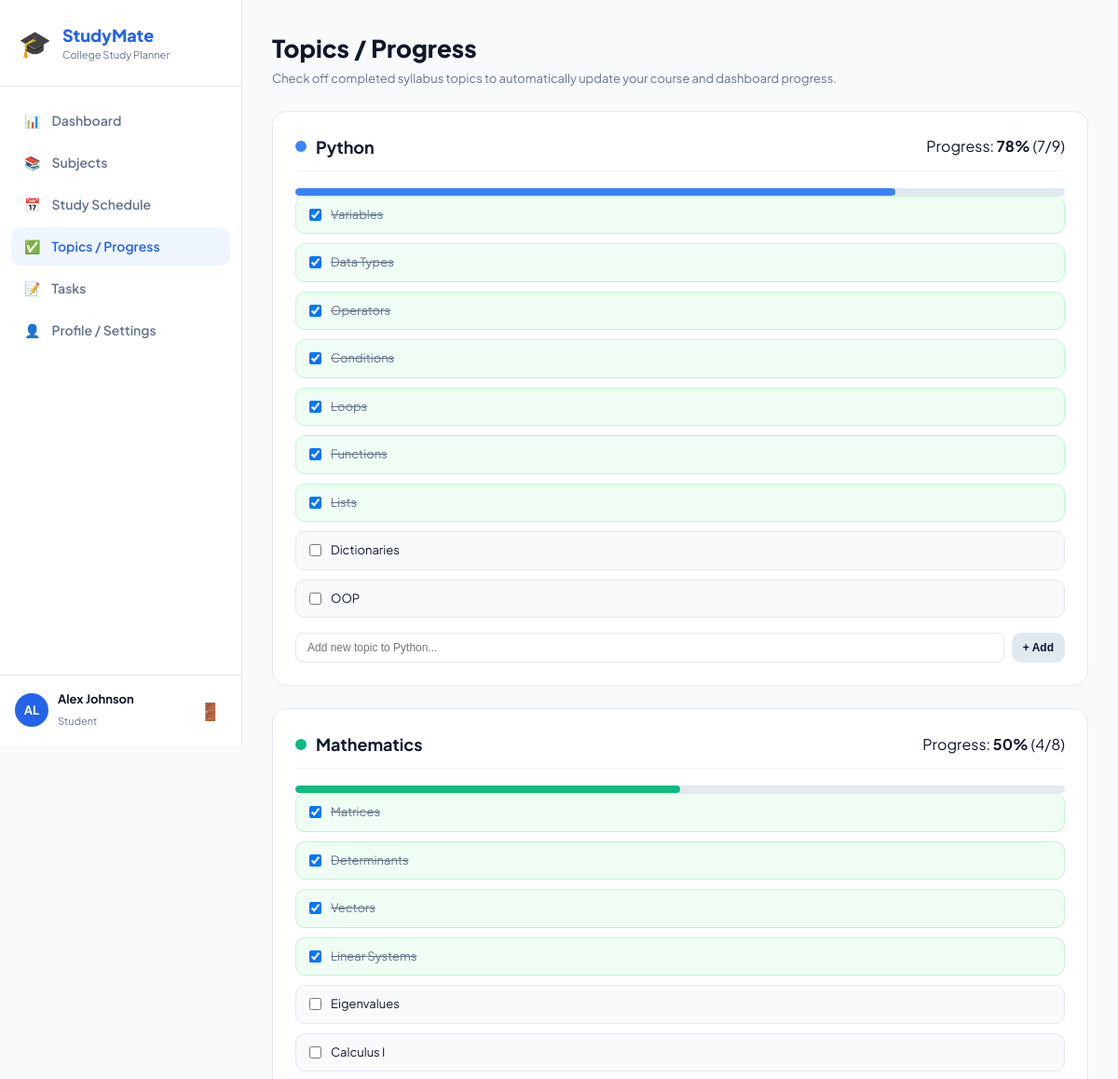
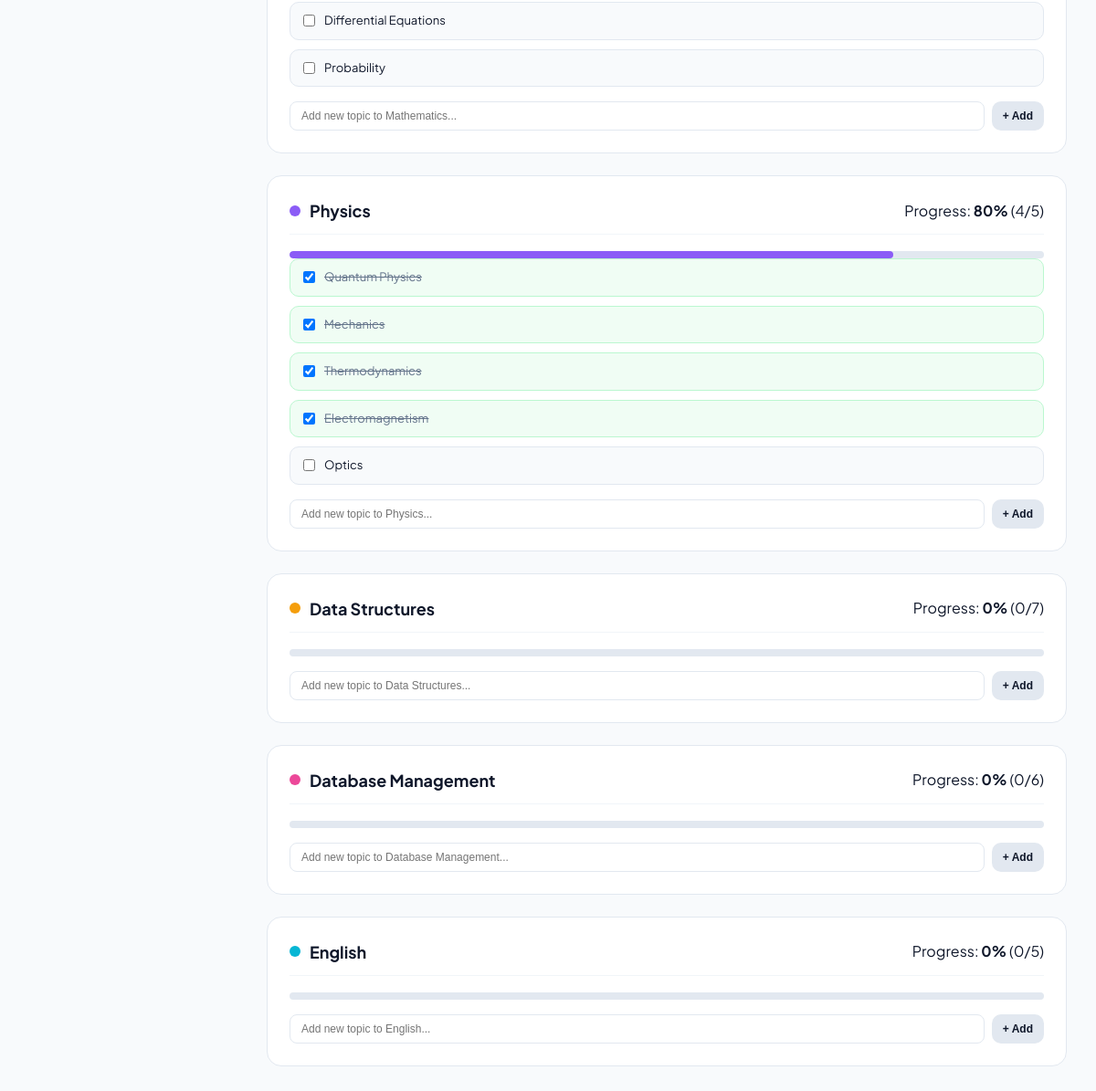
The page /topics (signed in) on the database its author committed (2 pictures, top to bottom).
### tables this page shows
CREATE TABLE subjects (
    id INTEGER PRIMARY KEY AUTOINCREMENT,
    user_id INTEGER NOT NULL,
    name TEXT NOT NULL,
    teacher TEXT NOT NULL,
    description TEXT,
    total_topics INTEGER DEFAULT 5,
    color TEXT DEFAULT '#3B82F6',
    created_at TIMESTAMP DEFAULT CURRENT_TIMESTAMP,
    FOREIGN KEY (user_id) REFERENCES users(id) ON DELETE CASCADE
);

CREATE TABLE topics (
    id INTEGER PRIMARY KEY AUTOINCREMENT,
    subject_id INTEGER NOT NULL,
    name TEXT NOT NULL,
    completed INTEGER DEFAULT 0, -- 0 for Pending, 1 for Completed
    completed_at TIMESTAMP,
    FOREIGN KEY (subject_id) REFERENCES subjects(id) ON DELETE CASCADE
);

### app.py (the view)
@app.route("/topics")
def topics():
    if "user_id" not in session:
        return redirect(url_for("login"))
    user_id = session["user_id"]
    conn = get_db_connection()
    subjects_data = conn.execute("SELECT * FROM subjects WHERE user_id = ?", (user_id,)).fetchall()
    topics_by_subject = {}
    for sub in subjects_data:
        sub_id = sub["id"]
        sub_topics = conn.execute("SELECT * FROM topics WHERE subject_id = ?", (sub_id,)).fetchall()
        completed = sum(1 for t in sub_topics if t["completed"] == 1)
        total = max(len(sub_topics), sub["total_topics"] or 1)
        pct = round((completed / total) * 100) if total > 0 else 0
        topics_by_subject[sub_id] = {
            "subject": sub,
            "topics": sub_topics,
            "completed": completed,
            "total": total,
            "percentage": pct
        }
    conn.close()
    return render_template("topics.html", topics_data=topics_by_subject)

### app.py (called while the page is built)
def get_db_connection():
    conn = sqlite3.connect(DATABASE)
    conn.row_factory = sqlite3.Row  # Enables access by column name (e.g., row['name'])
    return conn

### templates/topics.html (shortened to what this page needs)
{% extends "base.html" %}
{% block content %}
<div class="page-header">
  <h1>Topics / Progress</h1>
  <p class="subtitle">Check off completed syllabus topics to automatically update your course and dashboard progress.</p>
</div>
<div class="topics-container">
  {% for sub_id, data in topics_data.items() %}
  <div class="card topic-subject-card">
    <div class="card-header flex-between">
      <div class="subject-title-row">
        <span class="color-dot" style="background-color: {{ data.subject['color'] }};"></span>
        <h2>{{ data.subject['name'] }}</h2>
      </div>
      <div class="topic-header-stats">
        <span>Progress: <strong>{{ data.percentage }}%</strong> ({{ data.completed }}/{{ data.total }})</span>
      </div>
    </div>
    <div class="progress-bar-wrap mb-4">
      <div class="progress-bar-fill" style="width: {{ data.percentage }}%; background-color: {{ data.subject['color'] }};"></div>
    </div>
    <div class="topics-checklist">
      {% for topic in data.topics %}
      <form action="{{ url_for('toggle_topic', topic_id=topic['id']) }}" method="POST" class="topic-check-form">
        <label class="topic-item {% if topic['completed'] == 1 %}completed{% endif %}">
          <input type="checkbox" {% if topic['completed'] == 1 %}checked{% endif %} onchange="this.form.submit()">
          <span class="topic-text">{{ topic['name'] }}</span>
        </label>
      </form>
      {% endfor %}
    </div>
    <form action="{{ url_for('add_topic') }}" method="POST" class="add-topic-inline">
      <input type="text" name="name" placeholder="Add new topic to {{ data.subject['name'] }}..." required>
      <button type="submit" class="btn btn-secondary btn-sm">+ Add</button>
    </form>
  </div>
  {% endfor %}
</div>
{% endblock %}

### static/css/style.css (style rules this page uses)
:root { --primary-blue: #2563eb; --primary-hover: #1d4ed8; --bg-slate: #f8fafc; --surface-white: #ffffff; --border-color: #e2e8f0; --text-dark: #0f172a; --text-muted: #64748b; --success: #10b981; --warning: #f59e0b; --danger: #ef4444; }
* { box-sizing: border-box; margin: 0; padding: 0; }
body { font-family: 'Plus Jakarta Sans', sans-serif; background-color: var(--bg-slate); color: var(--text-dark); line-height: 1.5; -webkit-font-smoothing: antialiased; }
.page-header { margin-bottom: 24px; }
.page-header h1 { font-size: 26px; font-weight: 800; }
.subtitle { font-size: 13px; color: var(--text-muted); margin-top: 4px; }
.flex-between { display: flex; align-items: center; justify-content: space-between; flex-wrap: wrap; gap: 16px; }
.btn { display: inline-flex; align-items: center; gap: 6px; padding: 9px 18px; border-radius: 10px; font-size: 13px; font-weight: 600; cursor: pointer; border: none; text-decoration: none; transition: background 0.15s ease; }
.btn-secondary { background: #e2e8f0; color: var(--text-dark); }
.btn-sm { padding: 6px 12px; font-size: 12px; }
.progress-bar-wrap { width: 100%; height: 8px; background: #e2e8f0; border-radius: 99px; overflow: hidden; margin-top: 6px; }
.progress-bar-fill { height: 100%; background: var(--primary-blue); border-radius: 99px; transition: width 0.3s ease; }
.card { background: var(--surface-white); border: 1px solid var(--border-color); border-radius: 16px; padding: 24px; margin-bottom: 24px; }
.card-header { display: flex; align-items: center; justify-content: space-between; margin-bottom: 18px; border-bottom: 1px solid #f1f5f9; padding-bottom: 12px; }
.card-header h2 { font-size: 18px; font-weight: 700; }
.subject-title-row { display: flex; align-items: center; gap: 10px; }
.color-dot { width: 12px; height: 12px; border-radius: 50%; display: inline-block; }
.topics-checklist { display: flex; flex-direction: column; gap: 10px; margin-bottom: 16px; }
.topic-item { display: flex; align-items: center; gap: 10px; padding: 10px 14px; background: #f8fafc; border: 1px solid var(--border-color); border-radius: 10px; cursor: pointer; font-size: 13px; }
.topic-item.completed { background: #f0fdf4; border-color: #bbf7d0; text-decoration: line-through; color: #64748b; }
.add-topic-inline { display: flex; gap: 8px; }
.add-topic-inline input { flex: 1; padding: 8px 12px; border: 1px solid var(--border-color); border-radius: 8px; font-size: 12px; }

### rows shown on the page
subjects: subject.name "Python", name "Add new topic to Python..."
topics: completed "☑", name "Variables"
topics: completed "☑", name "Data Types"
topics: completed "☑", name "Operators"
topics: completed "☑", name "Conditions"
topics: completed "☑", name "Loops"
topics: completed "☑", name "Functions"
topics: completed "☑", name "Lists"
topics: name "Dictionaries"
topics: name "OOP"
subjects: subject.name "Mathematics", name "Add new topic to Mathematics..."
topics: completed "☑", name "Matrices"
topics: completed "☑", name "Determinants"
topics: completed "☑", name "Vectors"
topics: completed "☑", name "Linear Systems"
topics: name "Eigenvalues"
topics: name "Calculus I"
topics: name "Differential Equations"
topics: name "Probability"
subjects: subject.name "Physics", name "Add new topic to Physics..."
topics: completed "☑", name "Quantum Physics"
topics: completed "☑", name "Mechanics"
topics: completed "☑", name "Thermodynamics"
topics: completed "☑", name "Electromagnetism"
topics: name "Optics"
subjects: subject.name "Data Structures", name "Add new topic to Data Structures..."
subjects: subject.name "Database Management", name "Add new topic to Database Management..."
subjects: subject.name "English", name "Add new topic to English..."

### other values the page prints
{{ session['user_name'][:2] | upper if session['user_name'] else 'ST' }} "AL"
{{ session['user_name'] }} "Alex Johnson"
{{ data.percentage }} "78" "50" "80" "0" "0" "0"
{{ data.completed }} "7" "4" "4" "0" "0" "0"
{{ data.total }} "9" "8" "5" "7" "6" "5"
